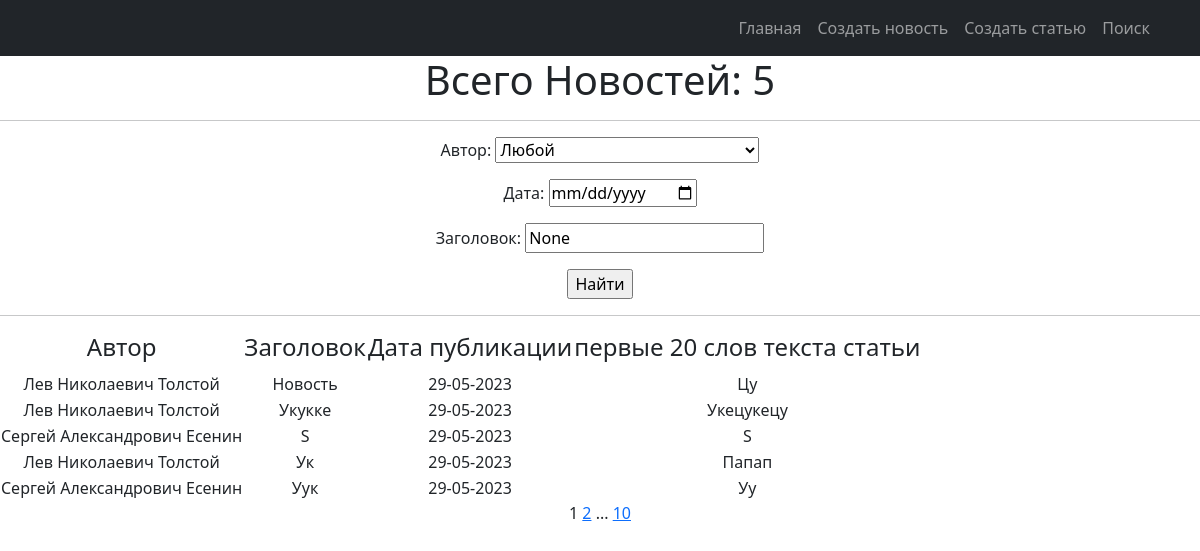
Page /news/search/ on the earlier database version.
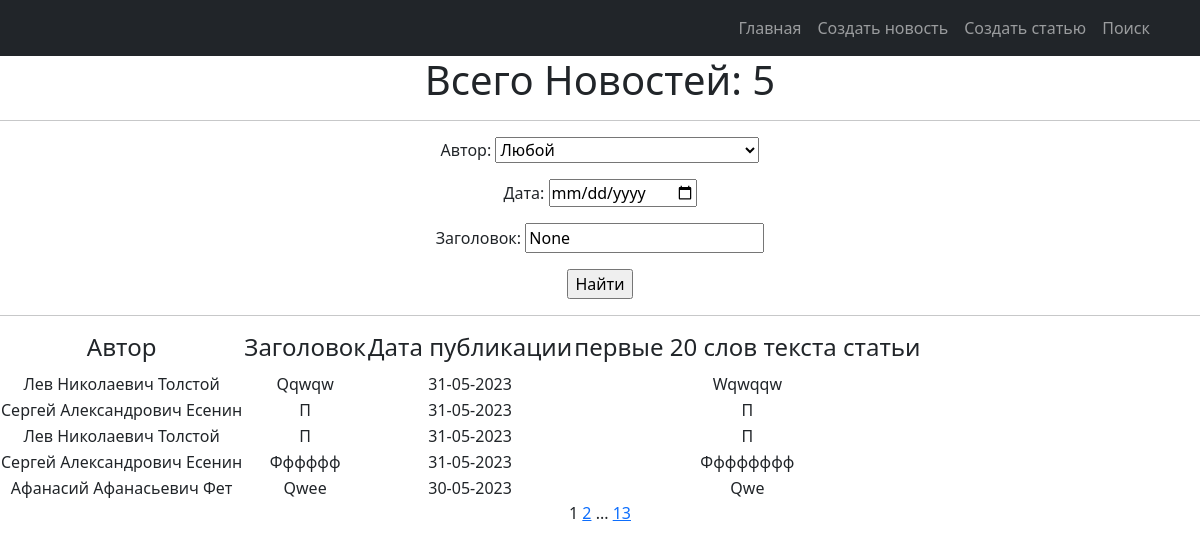
Same page on the later database version.
### news/models.py (models this page shows, shortened)
class Post(models.Model):
    objects = None
    article = 'AR'
    news = 'NE'
    POST = [
        (news, 'Новость'),
        (article, 'Статья')
    ]
    title = models.TextField(max_length=50)
    author = models.ForeignKey(Author, on_delete=models.CASCADE)
    time_in_comment = models.DateTimeField(default=django.utils.timezone.now)
    choice_title = models.CharField(max_length=2, choices=POST)
    post_text = models.TextField(max_length=500)
    posts = models.ManyToManyField('Category', through='PostCategory')
    rating_post = models.IntegerField(default=0)

class Author(models.Model):
    user_author = models.OneToOneField(User, on_delete=models.CASCADE)
    user_rating = models.IntegerField(default=0)
    def __str__(self):
        return f'{self.user_author.first_name}'

### news/views.py (the view)
# urls.py: path('news/search/', PostSearch.as_view()),
class PostSearch(ListView):
    model = Post
    ordering = '-time_in_comment'
    template_name = 'news_search.html'
    context_object_name = 'posts'
    paginate_by = 5
    def get_queryset(self):
        queryset = super().get_queryset()
        self.filterset = PostFilter(self.request.GET, queryset=queryset)
        return self.filterset.qs
    def get_context_data(self, **kwargs):
        context = super().get_context_data(**kwargs)
        context['filterset'] = self.filterset
        context['curr_date'] = self.request.GET.get('time_in_comment__date__gte')
        context['curr_title'] = self.request.GET.get('title__icontains')
        return context

### news/templatetags/censure.py (called while the page is built)
@register.filter()
def censor(word):
    def multiple_replace(texts, replace_value):
        for i, j in replace_value.items():
            texts = texts.lower().replace(i, j)
        return texts
    replace_values = {'модели': 'м*****',
                      'джигурда': 'д*******',
                      'однако': 'о*****',
                      'директор': 'д*******',
                      'повтор': 'п*****'
                      }
    word = multiple_replace(word, replace_values)
    return word.capitalize()

### news/templatetags/custom_tags.py (called while the page is built)
@register.simple_tag(takes_context=True)
def url_replace(context, **kwargs):
   d = context['request'].GET.copy()
   for k, v in kwargs.items():
       d[k] = v
   return d.urlencode()

### templates/news_search.html (shortened to what this page needs)
{% extends 'flatpages/default.html' %}
{% load custom_tags %}
{% block content %}
{% load censure %}
    <h1>Всего Новостей: {{ posts |length }} </h1>
    <hr>
    <form action="" method="get">
        <label >Автор:</label>
                {{ filterset.form.author }}
        <div>
             <label >Дата:</label>
            <input   type="date"  name="time_in_comment__date__gte" value="{{curr_date}}">
        </div>
              <label >Заголовок:</label>
                  <input type="text"  name="title__icontains" value="{{ curr_title }}">
        <p> <input type="submit" value="Найти" /></p>
   </form>
    <hr>
    {% if posts %}
        <table >
            <tr>
                <td><h4>Автор</h4></td>
                <td><h4>Заголовок</h4></td>
                <td><h4>Дата публикации</h4></td>
                <td><h4>первые 20 слов текста статьи</h4></td>
            </tr>
            {% for news in posts %}
            <tr>
                <td>{{ news.author.user_author.first_name }}</td>
                <td>{{ news.title | censor }}</td>
                <td>{{ news.time_in_comment |date:'j-m-Y'  }}</td>
                <td>{{ news.post_text |truncatewords:20 | censor }}</td>
            </tr>
            {% endfor %}
        </table>
    {% else %}
        <h2>Новостей нет!</h2>
    {% endif %}
   {{ page_obj.number }}
   {% if page_obj.has_next %}
       <a href="?{% url_replace page=page_obj.next_page_number %}">{{ page_obj.next_page_number }}</a>
       {% if paginator.num_pages != page_obj.next_page_number %}
           ...
           <a href="?{% url_replace page=page_obj.paginator.num_pages %}">{{ page_obj.paginator.num_pages }}</a>
       {% endif %}
   {% endif %}
{% endblock content %}

Differences in the rows shown:
no longer on this page (row unchanged): Post: author.user_author.first_name "Лев Николаевич Толстой", title|censor "Новость", time_in_comment "29-05-2023", post_text|censor "Цу"
no longer on this page (row unchanged): Post: author.user_author.first_name "Лев Николаевич Толстой", title|censor "Укукке", time_in_comment "29-05-2023", post_text|censor "Укецукецу"
no longer on this page (row unchanged): Post: author.user_author.first_name "Сергей Александрович Есенин", title|censor "S", time_in_comment "29-05-2023", post_text|censor "S"
no longer on this page (row unchanged): Post: author.user_author.first_name "Лев Николаевич Толстой", title|censor "Ук", time_in_comment "29-05-2023", post_text|censor "Папап"
no longer on this page (row unchanged): Post: author.user_author.first_name "Сергей Александрович Есенин", title|censor "Уук", time_in_comment "29-05-2023", post_text|censor "Уу"
added Post: author.user_author.first_name "Лев Николаевич Толстой", title|censor "Qqwqw", time_in_comment "31-05-2023", post_text|censor "Wqwqqw"
added Post: author.user_author.first_name "Сергей Александрович Есенин", title|censor "П", time_in_comment "31-05-2023", post_text|censor "П"
added Post: author.user_author.first_name "Лев Николаевич Толстой", title|censor "П", time_in_comment "31-05-2023", post_text|censor "П"
added Post: author.user_author.first_name "Сергей Александрович Есенин", title|censor "Фффффф", time_in_comment "31-05-2023", post_text|censor "Фффффффф"
added Post: author.user_author.first_name "Афанасий Афанасьевич Фет", title|censor "Qwee", time_in_comment "30-05-2023", post_text|censor "Qwe"
Other differences:
{{ page_obj.paginator.num_pages }}: "10" → "13"
